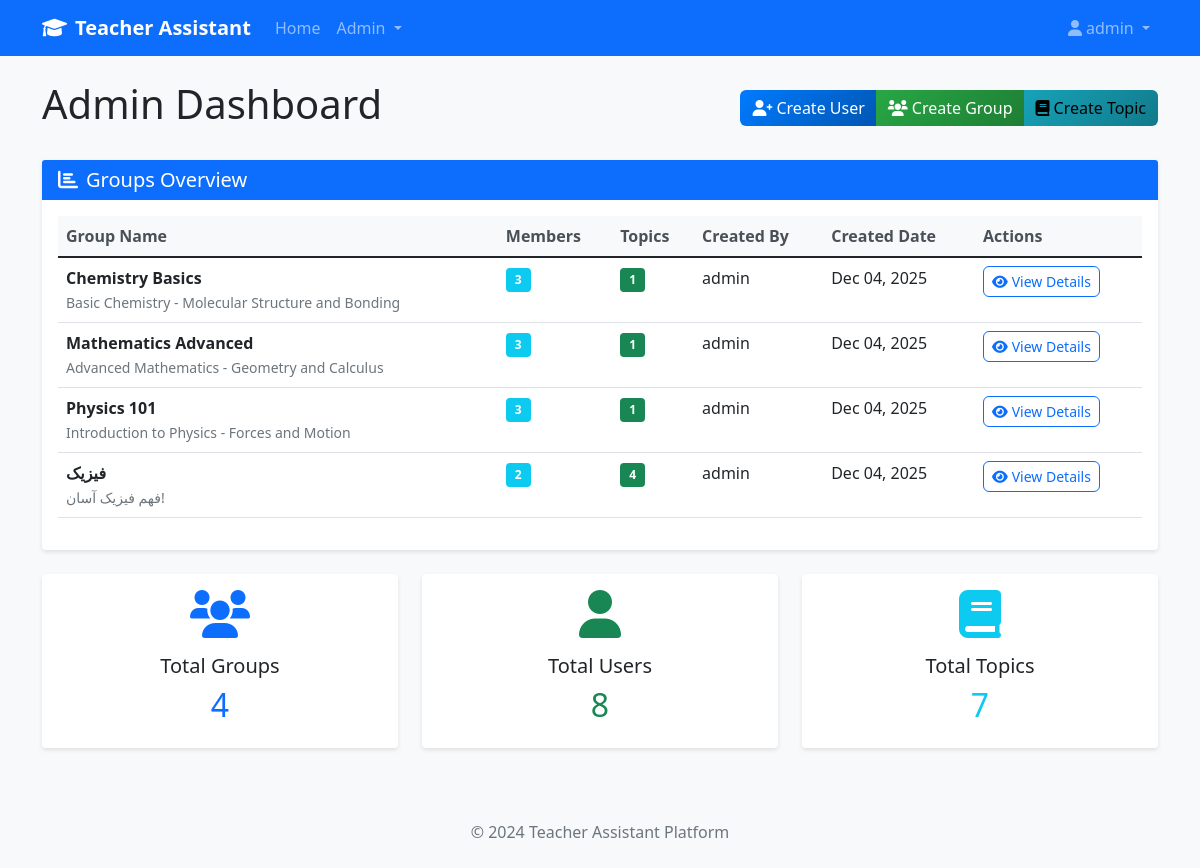
The page /dashboard/ (signed in) on the database its author committed.
### core/models.py (models this page shows, shortened)
class Group(models.Model):
    name = models.CharField(max_length=200)
    description = models.TextField(blank=True)
    created_at = models.DateTimeField(auto_now_add=True)
    created_by = models.ForeignKey(User, on_delete=models.CASCADE, related_name='created_groups')
    members = models.ManyToManyField(User, related_name='ta_groups', blank=True)
    class Meta:
        ordering = ['name']

### core/views.py (the view)
# urls.py: path('dashboard/', views.admin_dashboard, name='admin_dashboard'),
@user_passes_test(is_admin)
def admin_dashboard(request):
    groups = Group.objects.all().prefetch_related('members', 'topics')
    paginator = Paginator(groups, 10)
    page_number = request.GET.get('page')
    page_obj = paginator.get_page(page_number)
    total_users = User.objects.count()
    total_topics = Topic.objects.count()
    return render(request, 'core/admin_dashboard.html', {
        'page_obj': page_obj,
        'total_users': total_users,
        'total_topics': total_topics,
    })

### core/views.py (called while the page is built)
def is_admin(user):
    return user.is_staff or user.is_superuser

### templates/core/admin_dashboard.html (shortened to what this page needs)
{% extends 'base.html' %}
{% block content %}
<div class="row">
    <div class="col-12">
        <div class="d-flex justify-content-between align-items-center mb-4">
            <h1>Admin Dashboard</h1>
            <div class="btn-group">
                <a href="{% url 'create_user' %}" class="btn btn-primary">
                    <i class="fas fa-user-plus me-1"></i>Create User
                </a>
                <a href="{% url 'create_group' %}" class="btn btn-success">
                    <i class="fas fa-users me-1"></i>Create Group
                </a>
                <a href="{% url 'create_topic' %}" class="btn btn-info">
                    <i class="fas fa-book me-1"></i>Create Topic
                </a>
            </div>
        </div>
    </div>
</div>
<div class="row">
    <div class="col-12">
        <div class="card">
            <div class="card-header bg-primary text-white">
                <h5 class="mb-0">
                    <i class="fas fa-chart-bar me-2"></i>Groups Overview
                </h5>
            </div>
            <div class="card-body">
                {% if page_obj %}
                <div class="table-responsive">
                    <table class="table table-hover">
                        <thead class="table-light">
                            <tr>
                                <th>Group Name</th>
                                <th>Members</th>
                                <th>Topics</th>
                                <th>Created By</th>
                                <th>Created Date</th>
                                <th>Actions</th>
                            </tr>
                        </thead>
                        <tbody>
                            {% for group in page_obj %}
                            <tr>
                                <td>
                                    <strong>{{ group.name }}</strong>
                                    {% if group.description %}
                                    <br><small class="text-muted">{{ group.description|truncatewords:10 }}</small>
                                    {% endif %}
                                </td>
                                <td>
                                    <span class="badge bg-info">{{ group.members.count }}</span>
                                </td>
                                <td>
                                    <span class="badge bg-success">{{ group.topics.count }}</span>
                                </td>
                                <td>{{ group.created_by.username }}</td>
                                <td>{{ group.created_at|date:"M d, Y" }}</td>
                                <td>
                                    <a href="{% url 'group_detail_admin' group.id %}" class="btn btn-sm btn-outline-primary">
                                        <i class="fas fa-eye me-1"></i>View Details
                                    </a>
                                </td>
                            </tr>
                            {% endfor %}
                        </tbody>
                    </table>
                </div>
                {% endif %}
            </div>
        </div>
    </div>
</div>
<div class="row mt-4">
    <div class="col-md-4">
        <div class="card text-center">
            <div class="card-body">
                <i class="fas fa-users fa-3x text-primary mb-3"></i>
                <h5 class="card-title">Total Groups</h5>
                <h2 class="text-primary">{{ page_obj.paginator.count }}</h2>
            </div>
        </div>
    </div>
    <div class="col-md-4">
        <div class="card text-center">
            <div class="card-body">
                <i class="fas fa-user fa-3x text-success mb-3"></i>
                <h5 class="card-title">Total Users</h5>
                <h2 class="text-success">{{ total_users }}</h2>
            </div>
        </div>
    </div>
    <div class="col-md-4">
        <div class="card text-center">
            <div class="card-body">
                <i class="fas fa-book fa-3x text-info mb-3"></i>
                <h5 class="card-title">Total Topics</h5>
                <h2 class="text-info">{{ total_topics }}</h2>
            </div>
        </div>
    </div>
</div>
{% endblock %}

### templates/base.html (shortened to what this page needs)
<!DOCTYPE html>
<html lang="en">
<head>
    <link href="https://cdn.jsdelivr.net/npm/bootstrap@5.1.3/dist/css/bootstrap.min.css" rel="stylesheet">
    <link href="https://cdnjs.cloudflare.com/ajax/libs/font-awesome/6.0.0/css/all.min.css" rel="stylesheet">
    {% load static %}
    <link rel="stylesheet" href="{% static 'css/style.css' %}">
</head>
<body>
    <nav class="navbar navbar-expand-lg navbar-dark bg-primary">
        <div class="container">
            <a class="navbar-brand" href="{% url 'home' %}">
                <i class="fas fa-graduation-cap me-2"></i>Teacher Assistant
            </a>
            <div class="collapse navbar-collapse" id="navbarNav">
                <ul class="navbar-nav me-auto">
                    <li class="nav-item">
                        <a class="nav-link" href="{% url 'home' %}">Home</a>
                    </li>
                    {% if user.is_staff %}
                    <li class="nav-item dropdown">
                        <a class="nav-link dropdown-toggle" href="#" id="adminDropdown" role="button" data-bs-toggle="dropdown">
                            Admin
                        </a>
                    </li>
                    {% endif %}
                </ul>
                <ul class="navbar-nav">
                    {% if user.is_authenticated %}
                    <li class="nav-item dropdown">
                        <a class="nav-link dropdown-toggle" href="#" id="userDropdown" role="button" data-bs-toggle="dropdown">
                            <i class="fas fa-user me-1"></i>{{ user.username }}
                        </a>
                    </li>
                    {% else %}
                    <li class="nav-item">
                        <a class="nav-link" href="/admin/login/">Login</a>
                    </li>
                    {% endif %}
                </ul>
            </div>
        </div>
    </nav>
    <main class="container mt-4">
        {% block content %}{% endblock %}
    </main>
    <footer class="bg-light mt-5 py-4">
        <div class="container text-center">
            <p class="text-muted mb-0">&copy; 2024 Teacher Assistant Platform</p>
        </div>
    </footer>
</body>
</html>

### static/css/style.css (style rules this page uses)
body { font-family: 'Segoe UI', Tahoma, Geneva, Verdana, sans-serif; background-color: #f8f9fa; }
.navbar-brand { font-weight: 600; }
.card { border: none; box-shadow: 0 2px 4px rgba(0,0,0,0.1); transition: box-shadow 0.3s ease; }
.card-header { border-bottom: none; font-weight: 600; }
.badge { font-size: 0.75em; padding: 0.5em 0.75em; }
.table th { background-color: #f8f9fa; border-top: none; font-weight: 600; color: #495057; }
.btn { border-radius: 6px; font-weight: 500; transition: all 0.2s ease; }
.btn-primary { background: linear-gradient(135deg, #007bff 0%, #0056b3 100%); border: none; }
.btn-success { background: linear-gradient(135deg, #28a745 0%, #1e7e34 100%); border: none; }
.btn-info { background: linear-gradient(135deg, #17a2b8 0%, #117a8b 100%); border: none; }
footer { margin-top: auto; }

### rows shown on the page
Group: name "Chemistry Basics", description "Basic Chemistry - Molecular Structure and Bonding", members.count "3", topics.count "1", created_by.username "admin", created_at "Dec 04, 2025"
Group: name "Mathematics Advanced", description "Advanced Mathematics - Geometry and Calculus", members.count "3", topics.count "1", created_by.username "admin", created_at "Dec 04, 2025"
Group: name "Physics 101", description "Introduction to Physics - Forces and Motion", members.count "3", topics.count "1", created_by.username "admin", created_at "Dec 04, 2025"
Group: name "فیزیک", description "فهم فیزیک آسان!", members.count "2", topics.count "4", created_by.username "admin", created_at "Dec 04, 2025"

### other values the page prints
{{ user.username }} "admin"
{{ page_obj.paginator.count }} "4"
{{ total_users }} "8"
{{ total_topics }} "7"
